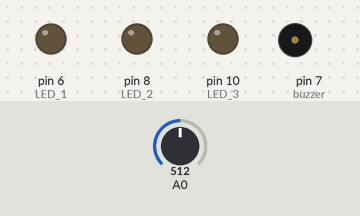
A sketch run on a simulated Arduino Uno, built with avr-gcc and run on an emulated ATmega328P. Parts: output pins drawn as LEDs (lit = HIGH), buzzer (waves = sounding). The test bench sets the inputs (shaded band); at power-on: A0 = 512. What the sketch prints to the serial monitor is not drawn.

Above: at 1.2 s.
1.3 s: A0 set to 585
2.8 s: A0 set to 617
At 3.3 s:
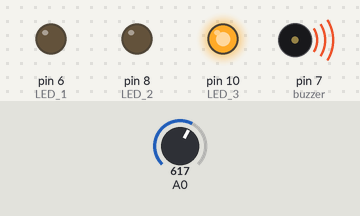
4.3 s: A0 set to 306
At 7.2 s:
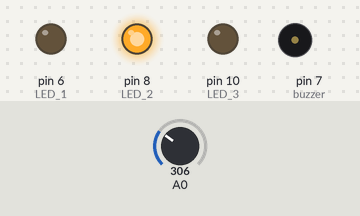
7.3 s: A0 set to 208
8.8 s: A0 set to 186
At 10.0 s:
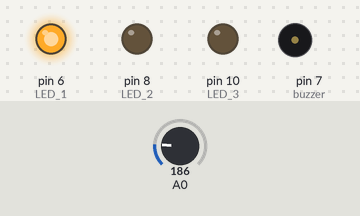
10.3 s: A0 set to 610
At 11.4 s:
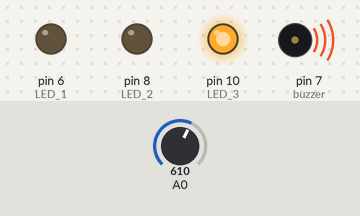
Timing chart, 0 to 12.8 s (numbered marks = the images above; inputs shaded):
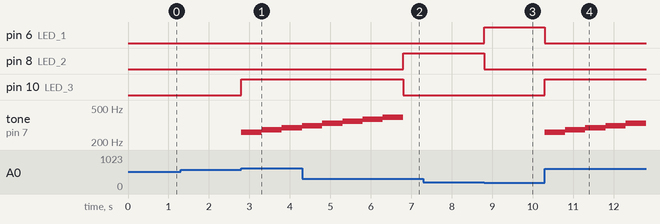

Measured:
- the behaviour switches between 599 and 600 on A0 (found by bisection; images 0 and 1)
- the behaviour switches between 200 and 199 on A0 (found by bisection; images 2 and 3)
- after the input at 2.8 s, pin 10 (LED_3): LOW → HIGH at once; tone on pin 7 (buzzer): silent → 261 Hz at once, → 277 Hz 0.50 s later, → 294 Hz 0.50 s later
- after the input at 4.3 s, pin 8 (LED_2): LOW → HIGH after 2.5 s; pin 10 (LED_3): HIGH → LOW after 2.5 s
- after the input at 8.8 s, pin 6 (LED_1): LOW → HIGH at once; pin 8 (LED_2): HIGH → LOW at once
- after the input at 10.3 s, pin 6 (LED_1): HIGH → LOW at once; pin 10 (LED_3): LOW → HIGH at once; tone on pin 7 (buzzer): plays 261 Hz for 0.50 s, 277 Hz for 0.50 s, 294 Hz for 0.50 s, 311 Hz for 0.50 s, 330 Hz for 0.50 s, starting at once

The sketch:

switchCase_1.ino
```cpp
int LED_1 = 6;
int LED_2 = 8;
int LED_3 = 10;
int buzzer=7;
int numTones = 8;
int tones[] = {261, 277, 294, 311, 330, 349, 370, 392};
const int sensorMin = 0;
const int sensorMax = 600;

void setup() {
  pinMode(LED_1,OUTPUT);
  pinMode(LED_2,OUTPUT);
  pinMode(LED_3,OUTPUT);
  Serial.begin(115200);
}

void loop() {
  int sensorReading = analogRead(A0);
  int range = map(sensorReading, sensorMin, sensorMax, 0, 3);

  switch (range) {
    case 0:
      Serial.println("dark");
      digitalWrite(LED_1,HIGH);
      digitalWrite(LED_2,LOW);
      digitalWrite(LED_3,LOW);
      noTone(buzzer);
      break;
    case 1:
      Serial.println("hi");
      digitalWrite(LED_2,HIGH);
      digitalWrite(LED_1,LOW);
      digitalWrite(LED_3,LOW);
      noTone(buzzer);
      break;
    case 2:  // your hand is a few inches from the sensor
      Serial.println("medium");
      noTone(buzzer);
      break;
    case 3:  // your hand is nowhere near the sensor
      Serial.println("bright");
      digitalWrite(LED_1,LOW);
      digitalWrite(LED_2,LOW);
      digitalWrite(LED_3,HIGH);
      for(int i = 0; i < numTones; i++)
  {
    tone(buzzer, tones[i]);
    delay(500);
  }
      break;
  }
      delay(1);
  }
```
